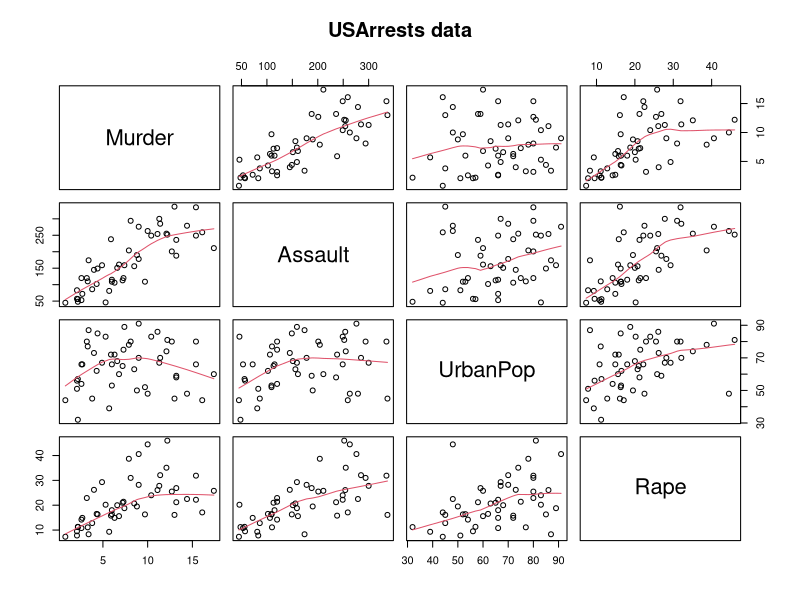

This figure's R source:
summary(USArrests)

require(graphics)
pairs(USArrests, panel = panel.smooth, main = "USArrests data")


USArrests["Maryland", "UrbanPop"] 
UA.C <- USArrests
UA.C["Maryland", "UrbanPop"] <- 76.6

s5u <- c("Colorado", "Florida", "Mississippi", "Wyoming")
s5d <- c("Nebraska", "Pennsylvania")
UA.C[s5u, "UrbanPop"] <- UA.C[s5u, "UrbanPop"] + 0.5
UA.C[s5d, "UrbanPop"] <- UA.C[s5d, "UrbanPop"] - 0.5

